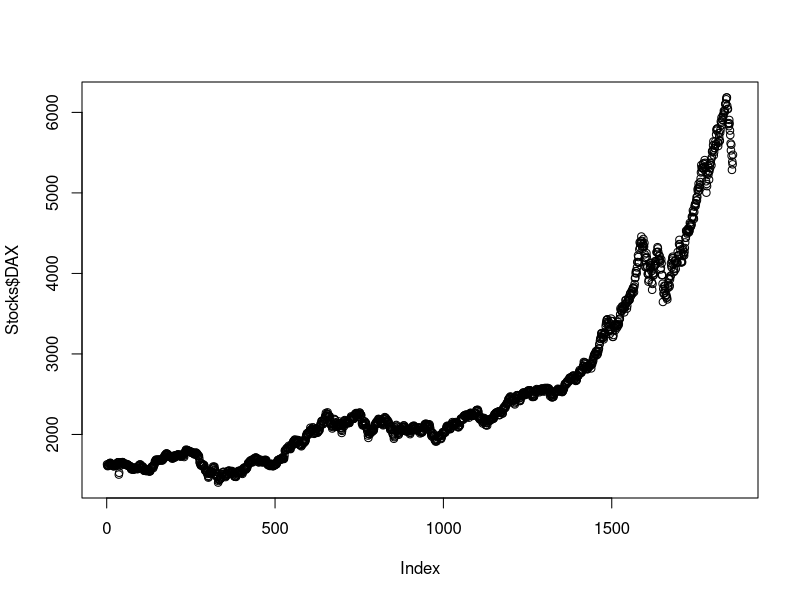
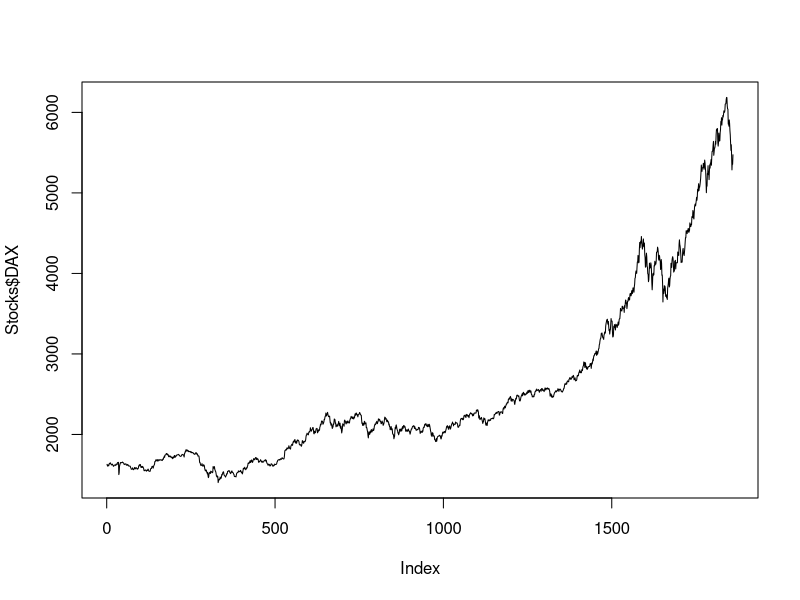

Reproduce these figures in R, in order.
## ---- chunk 1
knitr::opts_chunk$set(echo = TRUE)
## ---- chunk 2
#install.packages("Hmisc")
#install.packages("ggplot2")
## ---- chunk 3
library(Hmisc)
library(ggplot2)
## ---- chunk 4
numeric_vector <- c(1:3)
character_vector <- c("a","b","c")
logical_vector <- c(TRUE, FALSE, TRUE)
combined_df <- data.frame(numeric_vector, character_vector, logical_vector, stringsAsFactors = FALSE)
combined_df
## ---- chunk 5
data()
#?EuStockMarkets
## ---- chunk 6
Stocks <- as.data.frame(EuStockMarkets)
## ---- chunk 7
summary(Stocks)
sd(Stocks$DAX)
sd(Stocks$SMI)
sd(Stocks$CAC)
sd(Stocks$FTSE)
#describe(Stocks)
## ---- chunk 8
plot(Stocks$DAX)
plot(Stocks$DAX, type = "l")
## ---- chunk 9
swiss <- as.data.frame(swiss)
## ---- chunk 10
summary(swiss)
View(swiss)
## ---- chunk 11
swiss$HighEductaion <- NA
swiss$HighEductaion[swiss$Education<12] <- 0
swiss$HighEductaion[swiss$Education>=12] <- 1
# Check if it worked out
table(swiss$HighEductaion, swiss$Education)
## ---- chunk 12
names(swiss)
# column names
colnames(swiss)[colnames(swiss)=="HighEductaion"] <- "HighEducation"
names(swiss)

# row names/values
swiss$HighEducation
swiss[1,7] <- "High-level Education"
swiss$HighEducation # Have you noticed anything else?

# This is tedious and very error prone. Another method:
swiss$HighEducation[swiss$HighEducation==1] <- "High-level Education"
swiss$HighEducation
## ---- chunk 13
summary(swiss) # Agriculture seems non linear
# Find minimum
which.min(swiss$Agriculture)
# Observation 45
swiss[45,]
# Answer: V. De Geneve

# Search for character
which(grepl("High-level Education", swiss$HighEducation))
# Look at observations
swiss[c(5,10,12,14,18,19,23,29,38,39,41,42,45,46,47),]
# Tedious. Alternative:
HighLevel <- which(grepl("High-level Education", swiss$HighEducation))
swiss[HighLevel,]
## ---- chunk 14
# Only want to have a data set with the observations with High-Level Education
table(swiss$HighEducation) # 16 observations
Educated <- swiss[which(swiss$HighEducation=="High-level Education"),]
# Alternatively, we could use the subset function
Edu <- subset(swiss, HighEducation=="High-level Education")
# Drop variables
Edu$HighEducation <- NULL
summary(Edu)
# Drop observation (e.g. minimum Agriculture, i.e. observation 45)
swiss[45,]
small_swiss <- swiss[-45,]
which.min(small_swiss$Agriculture) # Observation 40
swiss[40,]
## ---- chunk 15
# Which variable does only have unique identifiers?
table(which(duplicated(swiss$Agriculture)))

# Divide into two sets
swiss_part1 <- swiss[,0:3]
swiss_part2 <- swiss[,c(2,4:7)]

names(swiss_part1)
names(swiss_part2)

# Merge by unique identifier
swiss_total <- merge(swiss_part1, swiss_part2, by="Agriculture")
